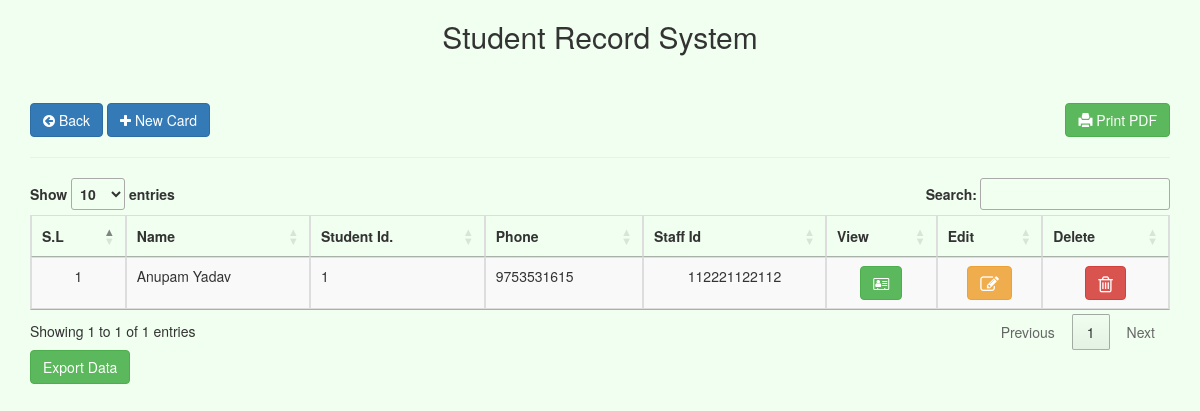
Screenshot of /Student-Record/index.php with the database file from the repository.
### tables this page shows
CREATE TABLE `card_activation` (
  `id` int(10) NOT NULL,
  `u_card` varchar(12) NOT NULL,
  `u_f_name` text NOT NULL,
  `u_l_name` text NOT NULL,
  `u_father` text NOT NULL,
  `u_aadhar` varchar(12) NOT NULL,
  `u_birthday` text NOT NULL,
  `u_gender` varchar(6) NOT NULL,
  `u_email` text NOT NULL,
  `u_phone` varchar(10) NOT NULL,
  `u_dist` text NOT NULL,
  `u_village` text NOT NULL,
  `u_police` text NOT NULL,
  `u_pincode` text NOT NULL,
  `file` longblob NOT NULL,
  `u_mother` varchar(30) NOT NULL,
  `u_family` text NOT NULL,
  `staff_id` varchar(12) NOT NULL,
  `image` varchar(150) NOT NULL,
  `uploaded` datetime NOT NULL
);

### Student-Record/index.php (the view, shortened to what this page needs)
<?php
include('db.php');
?>
<!DOCTYPE html>
<html>
<head>
	<link rel="stylesheet" href="https://maxcdn.bootstrapcdn.com/bootstrap/3.4.1/css/bootstrap.min.css">
	<link rel="stylesheet" href="https://cdnjs.cloudflare.com/ajax/libs/font-awesome/4.7.0/css/font-awesome.min.css">
	<link rel="stylesheet" href="//cdn.datatables.net/1.10.20/css/jquery.dataTables.min.css">
</head>
<body style="background-color:honeydew">
	<div class="container">
		<h2 class="text-center">Student Record System</h2><br><br>
		<a href="#" class="btn btn-primary"><i class="fa fa-arrow-circle-left"></i> Back</a>
		<button class="btn btn-primary" type="button" data-toggle="modal" data-target="#myModal">
			<i class="fa fa-plus"></i> New Card
		</button>
		<a href="#" class="btn btn-success pull-right"><span class="glyphicon glyphicon-print"></span> Print PDF</a>
		<hr>
		<table class="table table-bordered table-striped table-hover" id="myTable">
			<thead>
				<tr>
					<th class="text-center" scope="col">S.L</th>
					<th class="text-center" scope="col">Name</th>
					<th class="text-center" scope="col">Student Id.</th>
					<th class="text-center" scope="col">Phone</th>
					<th class="text-center" scope="col">Staff Id</th>
					<th class="text-center" scope="col">View</th>
					<th class="text-center" scope="col">Edit</th>
					<th class="text-center" scope="col">Delete</th>
				</tr>
			</thead>
			<?php
			$get_data = "SELECT * FROM card_activation order by 1 desc";
			$run_data = mysqli_query($con, $get_data);
			$i = 0;
			while ($row = mysqli_fetch_array($run_data)) {
				$sl = ++$i;
				$id = $row['id'];
				$u_card = $row['u_card'];
				$u_f_name = $row['u_f_name'];
				$u_l_name = $row['u_l_name'];
				$u_phone = $row['u_phone'];
				$u_staff_id = $row['staff_id'];
				echo "
				<tr>
				<td class='text-center'>$sl</td>
				<td class='text-left'>$u_f_name   $u_l_name</td>
				<td class='text-left'>$u_card</td>
				<td class='text-left'>$u_phone</td>
				<td class='text-center'>$u_staff_id</td>
				<td class='text-center'>
					<span>
					<a href='#' class='btn btn-success mr-3 profile' data-toggle='modal' data-target='#view$id' title='Prfile'><i class='fa fa-address-card-o' aria-hidden='true'></i></a>
					</span>
				</td>
				<td class='text-center'>
					<span>
					<a href='#' class='btn btn-warning mr-3 edituser' data-toggle='modal' data-target='#edit$id' title='Edit'><i class='fa fa-pencil-square-o fa-lg'></i></a>
					</span>
				</td>
				<td class='text-center'>
					<span>
						<a href='#' class='btn btn-danger deleteuser' title='Delete'>
						     <i class='fa fa-trash-o fa-lg' data-toggle='modal' data-target='#$id' style='' aria-hidden='true'></i>
						</a>
					</span>
				</td>
			</tr>
        		";
			}
			?>
		</table>
		<form method="post" action="export.php">
			<input type="submit" name="export" class="btn btn-success" value="Export Data" />
		</form>
	</div>
</body>
</html>

### rows the page displays
card_activation: sl "1", u_f_name "Anupam", u_l_name "Yadav", u_card "1", u_phone "9753531615", staff "112221122112"
